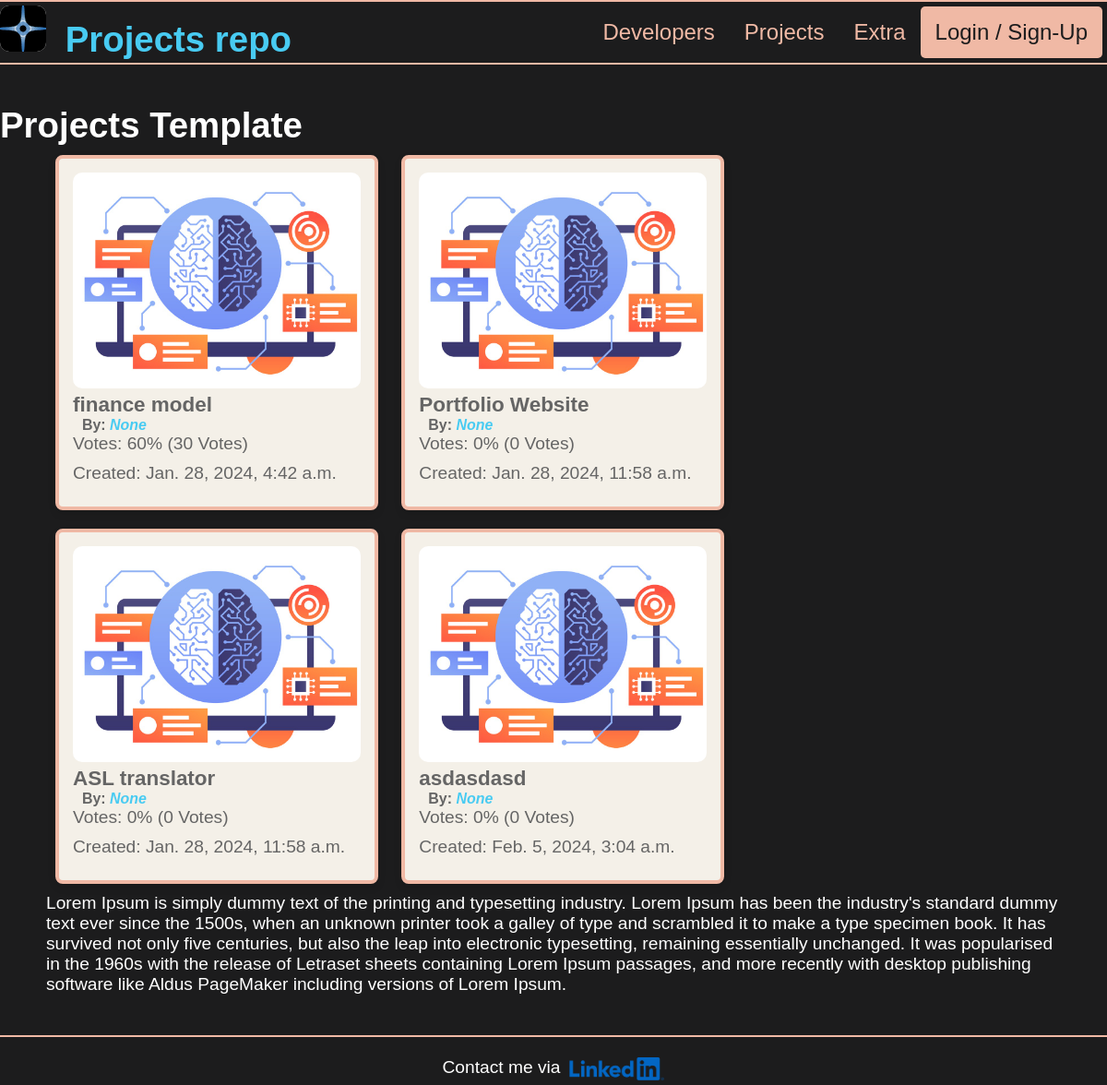
Page /projects/ on the earlier database version.
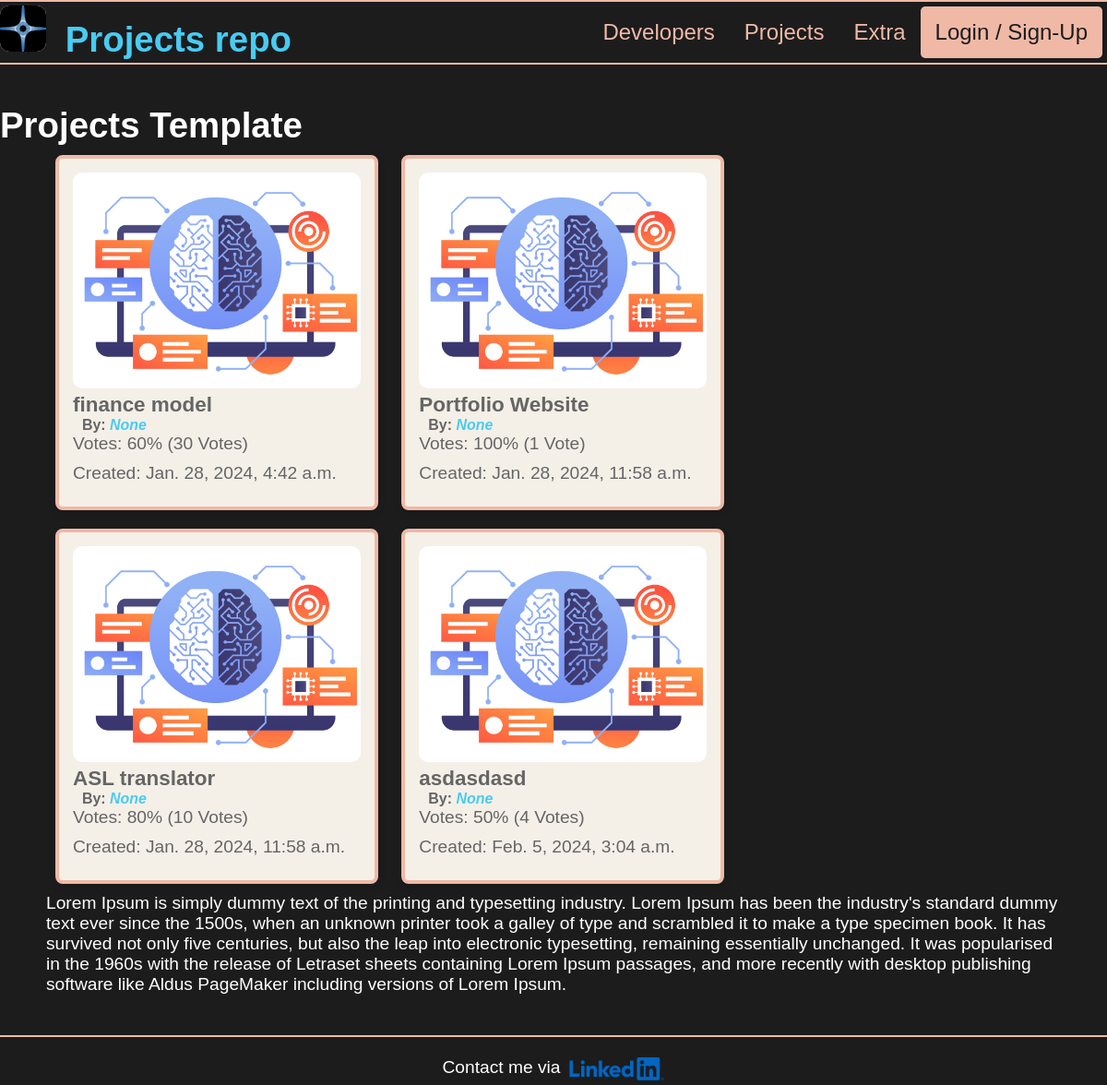
Same page on the later database version.
### projects/models.py (models this page shows, shortened)
class Project(models.Model):
    owner = models.ForeignKey(Profile, null = True, blank = True,
                              on_delete = models.SET_NULL) # might wanna keep the projects
    title = models.CharField(max_length=200)
    description = models.TextField(null=True, blank = True)
    feature_image = models.ImageField(null = True, blank = True, default = "default.jpg")
    demo_link = models.CharField(max_length=2000, blank = True)
    source_link = models.CharField(max_length=2000, null=True, blank = True)
    tags = models.ManyToManyField('Tag', blank = True)
    vote_total = models.IntegerField(default = 0, null = True, blank = True)
    vote_ratio = models.IntegerField(default = 0, null = True, blank = True,
                                     validators = [MaxValueValidator(100)])
    created = models.DateTimeField(auto_now_add=True)
    id = models.UUIDField(default=uuid.uuid4, unique=True,
                          primary_key=True, editable=False)

### projects/views.py (the view)
# urls.py: path('', views.projects, name="projects"),
def projects(request):
    projects = Project.objects.all()
    context = {'projects':projects}
    return render(request, 'projects/projects.html', context)

### projects/templates/projects/projects.html
{% extends 'main.html' %}
{% block content %}
<h1>Projects Template</h1>
<div style = "margin-left: 50px; margin-right: 50px; max-width: 1920px;">
{% for project in projects %}
    <div class="project-card">
        <div class ="project-card-link"><a href="{% url 'project' project.id %}">
            <center><img src= "{{ project.feature_image.url }}" class="project-image"></center>
            <h3> {{ project.title }}</h3>
        </a></div>
        <h5> By:
            <a href = "{% url 'user-profile' project.owner.id %}" style = "text-decoration: wavy;">
                <i>{{ project.owner }}</i>
            </a></h5>
        <p>Votes: {{ project.vote_ratio }}% ({{ project.vote_total }} Vote{{ project.vote_total|pluralize:"s" }})</p>
        <p>Created: {{ project.created }}</p>
    </div>
{% endfor %}
<p>Lorem Ipsum is simply dummy text of the printing and typesetting industry. Lorem Ipsum has been the industry's standard dummy text ever since the 1500s, when an unknown printer took a galley of type and scrambled it to make a type specimen book. It has survived not only five centuries, but also the leap into electronic typesetting, remaining essentially unchanged. It was popularised in the 1960s with the release of Letraset sheets containing Lorem Ipsum passages, and more recently with desktop publishing software like Aldus PageMaker including versions of Lorem Ipsum.</p>
</div>
{% endblock content %}

Differences in the rows shown:
changed Project "Portfolio Website": vote_ratio "0" → "100"; vote_total "0" → "1"
changed Project "ASL translator": vote_ratio "0" → "80"; vote_total "0" → "10"
changed Project "asdasdasd": vote_ratio "0" → "50"; vote_total "0" → "4"
